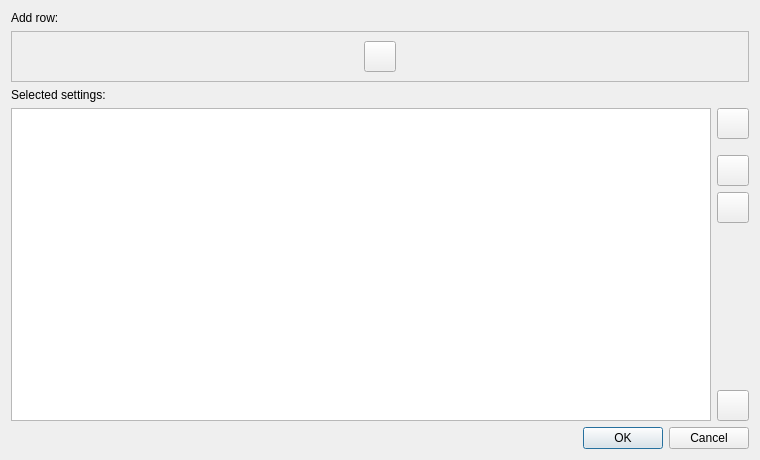
<?xml version="1.0" encoding="UTF-8"?>
<ui version="4.0">
 <class>Dialog</class>
 <widget class="QDialog" name="Dialog">
  <property name="geometry">
   <rect>
    <x>0</x>
    <y>0</y>
    <width>760</width>
    <height>460</height>
   </rect>
  </property>
  <property name="windowTitle">
   <string>Detector settings</string>
  </property>
  <layout class="QGridLayout" name="gridLayout">
   <item row="1" column="0" colspan="3">
    <widget class="QFrame" name="widgetFrame">
     <property name="frameShape">
      <enum>QFrame::StyledPanel</enum>
     </property>
     <property name="frameShadow">
      <enum>QFrame::Raised</enum>
     </property>
     <layout class="QHBoxLayout" name="horizontalLayout">
      <item>
       <widget class="QToolButton" name="addBtn">
        <property name="toolTip">
         <string>Add new setting to the table</string>
        </property>
        <property name="icon">
         <iconset resource="../../../resources/nicos-gui.qrc">
          <normaloff>:/add</normaloff>:/add</iconset>
        </property>
        <property name="iconSize">
         <size>
          <width>24</width>
          <height>24</height>
         </size>
        </property>
       </widget>
      </item>
     </layout>
    </widget>
   </item>
   <item row="3" column="2">
    <layout class="QVBoxLayout" name="verticalLayout">
     <item>
      <widget class="QToolButton" name="delBtn">
       <property name="toolTip">
        <string>Remove setting from the table</string>
       </property>
       <property name="icon">
        <iconset resource="../../../resources/nicos-gui.qrc">
         <normaloff>:/remove</normaloff>:/remove</iconset>
       </property>
       <property name="iconSize">
        <size>
         <width>24</width>
         <height>24</height>
        </size>
       </property>
      </widget>
     </item>
     <item>
      <spacer name="verticalSpacer_3">
       <property name="orientation">
        <enum>Qt::Vertical</enum>
       </property>
       <property name="sizeType">
        <enum>QSizePolicy::Fixed</enum>
       </property>
       <property name="sizeHint" stdset="0">
        <size>
         <width>20</width>
         <height>10</height>
        </size>
       </property>
      </spacer>
     </item>
     <item>
      <widget class="QToolButton" name="upBtn">
       <property name="toolTip">
        <string>Move setting up in the table</string>
       </property>
       <property name="icon">
        <iconset resource="../../../resources/nicos-gui.qrc">
         <normaloff>:/up</normaloff>:/up</iconset>
       </property>
       <property name="iconSize">
        <size>
         <width>24</width>
         <height>24</height>
        </size>
       </property>
      </widget>
     </item>
     <item>
      <widget class="QToolButton" name="downBtn">
       <property name="toolTip">
        <string>Move setting down in the table</string>
       </property>
       <property name="icon">
        <iconset resource="../../../resources/nicos-gui.qrc">
         <normaloff>:/down</normaloff>:/down</iconset>
       </property>
       <property name="iconSize">
        <size>
         <width>24</width>
         <height>24</height>
        </size>
       </property>
      </widget>
     </item>
     <item>
      <spacer name="verticalSpacer_2">
       <property name="orientation">
        <enum>Qt::Vertical</enum>
       </property>
       <property name="sizeHint" stdset="0">
        <size>
         <width>20</width>
         <height>40</height>
        </size>
       </property>
      </spacer>
     </item>
     <item>
      <widget class="QToolButton" name="clearBtn">
       <property name="toolTip">
        <string>Clear</string>
       </property>
       <property name="icon">
        <iconset resource="../../../resources/nicos-gui.qrc">
         <normaloff>:/emergency</normaloff>:/emergency</iconset>
       </property>
       <property name="iconSize">
        <size>
         <width>24</width>
         <height>24</height>
        </size>
       </property>
      </widget>
     </item>
    </layout>
   </item>
   <item row="0" column="0">
    <widget class="QLabel" name="label">
     <property name="text">
      <string>Add row:</string>
     </property>
    </widget>
   </item>
   <item row="4" column="0" colspan="3">
    <widget class="QDialogButtonBox" name="buttonBox">
     <property name="orientation">
      <enum>Qt::Horizontal</enum>
     </property>
     <property name="standardButtons">
      <set>QDialogButtonBox::Cancel|QDialogButtonBox::Ok</set>
     </property>
    </widget>
   </item>
   <item row="3" column="0" colspan="2">
    <widget class="QTableWidget" name="table">
     <property name="sizePolicy">
      <sizepolicy hsizetype="Expanding" vsizetype="Expanding">
       <horstretch>1</horstretch>
       <verstretch>0</verstretch>
      </sizepolicy>
     </property>
     <property name="editTriggers">
      <set>QAbstractItemView::NoEditTriggers</set>
     </property>
    </widget>
   </item>
   <item row="2" column="0">
    <widget class="QLabel" name="label_2">
     <property name="text">
      <string>Selected settings:</string>
     </property>
    </widget>
   </item>
  </layout>
 </widget>
 <tabstops>
  <tabstop>addBtn</tabstop>
  <tabstop>table</tabstop>
  <tabstop>delBtn</tabstop>
  <tabstop>upBtn</tabstop>
  <tabstop>downBtn</tabstop>
  <tabstop>clearBtn</tabstop>
  <tabstop>buttonBox</tabstop>
 </tabstops>
 <resources>
  <include location="../../../resources/nicos-gui.qrc"/>
 </resources>
 <connections>
  <connection>
   <sender>buttonBox</sender>
   <signal>accepted()</signal>
   <receiver>Dialog</receiver>
   <slot>accept()</slot>
   <hints>
    <hint type="sourcelabel">
     <x>248</x>
     <y>254</y>
    </hint>
    <hint type="destinationlabel">
     <x>157</x>
     <y>274</y>
    </hint>
   </hints>
  </connection>
  <connection>
   <sender>buttonBox</sender>
   <signal>rejected()</signal>
   <receiver>Dialog</receiver>
   <slot>reject()</slot>
   <hints>
    <hint type="sourcelabel">
     <x>316</x>
     <y>260</y>
    </hint>
    <hint type="destinationlabel">
     <x>286</x>
     <y>274</y>
    </hint>
   </hints>
  </connection>
 </connections>
</ui>
